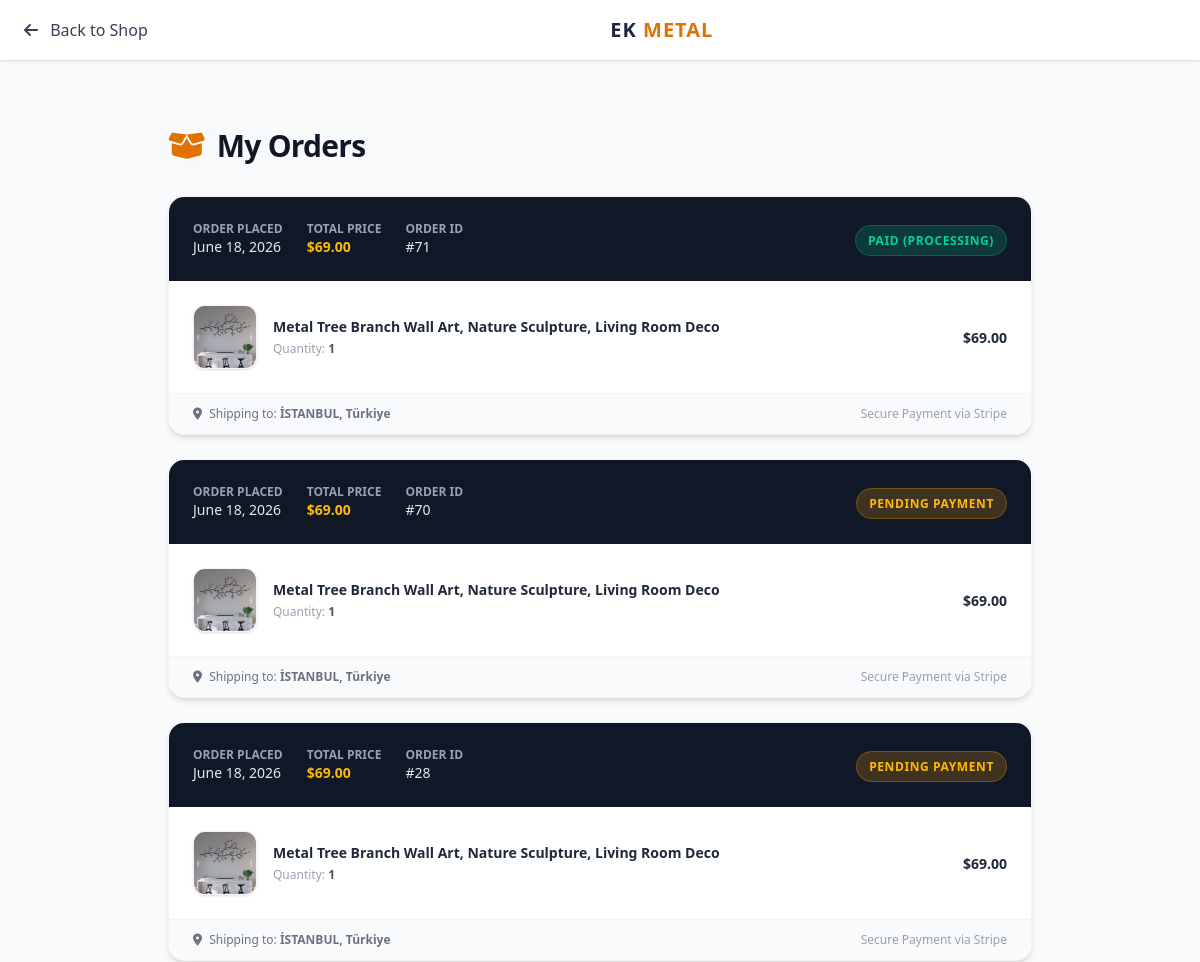
Page /my-orders/ (signed in, upper part) on the earlier database version.
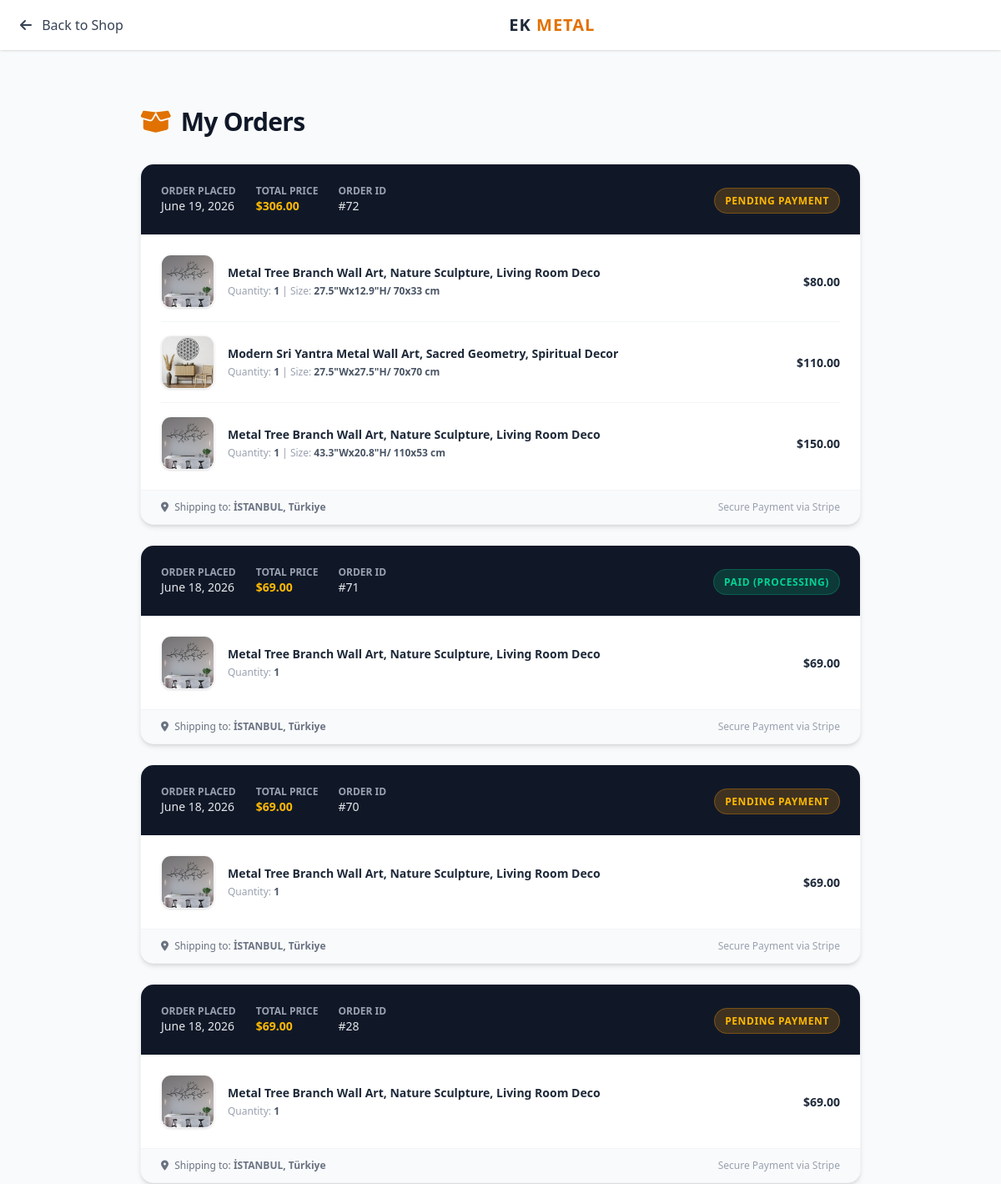
Same page on the later database version.
### shop/models.py (models this page shows, shortened)
class Order(models.Model):
    STATUS_CHOICES = [
        ('Pending', 'Pending Payment'),
        ('Paid', 'Paid (Preparing Product)'),
        ('Shipped', 'Shipped (On the Way)'),
        ('Completed', 'Delivered & Completed'),
        ('Cancelled', 'Cancelled'),
    ]
    user = models.ForeignKey(User, on_delete=models.CASCADE, related_name='orders')
    first_name = models.CharField(max_length=100)
    last_name = models.CharField(max_length=100)
    phone_code = models.CharField(max_length=10)
    phone_number = models.CharField(max_length=20)
    country = models.CharField(max_length=100)
    state = models.CharField(max_length=100)
    city = models.CharField(max_length=100)
    zip_code = models.CharField(max_length=20)
    address_line = models.TextField()
    total_price = models.DecimalField(max_digits=10, decimal_places=2, default=0.00)
    status = models.CharField(max_length=20, choices=STATUS_CHOICES, default='Pending')
    stripe_payment_intent = models.CharField(max_length=255, blank=True, null=True, verbose_name="Stripe ID")
    created_at = models.DateTimeField(auto_now_add=True)

class OrderItem(models.Model):
    order = models.ForeignKey(Order, on_delete=models.CASCADE, related_name='items')
    product = models.ForeignKey(Product, on_delete=models.CASCADE)
    variant = models.ForeignKey(ProductVariant, on_delete=models.SET_NULL, null=True, blank=True)
    quantity = models.PositiveIntegerField(default=1)
    price = models.DecimalField(max_digits=10, decimal_places=2)

class Product(models.Model):
    category = models.ForeignKey(Category, on_delete=models.CASCADE, related_name='products', verbose_name="Category")
    title = models.CharField(max_length=200, verbose_name="Product Title")
    description = models.TextField(verbose_name="Product Description")
    description_features = models.TextField(blank=True, null=True, verbose_name="2. Açıklama (Kutulara Gidecek Kurumsal Metin)")
    price = models.DecimalField(max_digits=10, decimal_places=2, verbose_name="Base Price (Smallest Size)")
    discount_price = models.DecimalField(max_digits=10, decimal_places=2, null=True, blank=True, verbose_name="Discounted Base Price")
    stock = models.IntegerField(default=0, verbose_name="Stock Quantity")
    main_image = models.ImageField(upload_to='products/main/', verbose_name="Main Image")
    video = models.FileField(upload_to='products/videos/', null=True, blank=True, verbose_name="Product Video (Optional)")
    is_active = models.BooleanField(default=True, verbose_name="Is Active?")
    created_at = models.DateTimeField(auto_now_add=True, verbose_name="Created At")
    class Meta:
        verbose_name = "Product"
        verbose_name_plural = "Products"

class ProductVariant(models.Model):
    product = models.ForeignKey(Product, on_delete=models.CASCADE, related_name='variants', verbose_name="Product")
    size = models.CharField(max_length=50, help_text="e.g., 20x28 inches, 40x60 inches", verbose_name="Size / Dimensions")
    price_impact = models.DecimalField(max_digits=10, decimal_places=2, default=0.00, verbose_name="Price Impact (+$)")
    class Meta:
        verbose_name = "Product Size Variant"
        verbose_name_plural = "Product Size Variants"

### shop/views.py (the view)
# urls.py: path('my-orders/', views.my_orders_view, name='my_orders'),
@login_required(login_url='/login/')
def my_orders_view(request):
    orders = request.user.orders.all().order_by('-created_at')
    context = {'orders': orders}
    return render(request, 'shop/my_orders.html', context)

### shop/context_processors.py (called while the page is built)
def cart_item_count(request):
    if not request.user.is_authenticated:
        return {'cart_items_total': 0}
    try:
        cart = Cart.objects.get(user=request.user)
        total_items = sum(item.quantity for item in cart.items.all())
        return {'cart_items_total': total_items}
    except Cart.DoesNotExist:
        return {'cart_items_total': 0}

### shop/templates/shop/my_orders.html (shortened to what this page needs)
<!DOCTYPE html>
<html lang="en">
<head>
    <script src="https://cdn.jsdelivr.net/npm/@tailwindcss/browser@4"></script>
    <link rel="stylesheet" href="https://cdnjs.cloudflare.com/ajax/libs/font-awesome/6.4.0/css/all.min.css">
</head>
<body class="bg-gray-50 text-gray-900 font-sans pt-24">
    <nav class="fixed top-0 left-0 w-full bg-white shadow-sm z-50 px-6 py-4 flex justify-between items-center">
        <a href="/" class="text-gray-700 hover:text-amber-600 font-medium transition"><i class="fa-solid fa-arrow-left mr-2"></i> Back to Shop</a>
        <a href="/" class="text-xl font-bold tracking-wider text-gray-800">EK <span class="text-amber-600">METAL</span></a>
    </nav>
    <main class="max-w-4xl mx-auto px-4 py-8">
        <h1 class="text-3xl font-black tracking-tight mb-8 flex items-center gap-3">
            <i class="fa-solid fa-box-open text-amber-600"></i> My Orders
        </h1>
        {% if orders %}
            <div class="space-y-6">
                {% for order in orders %}
                <div class="bg-white rounded-2xl shadow-md border border-gray-100 overflow-hidden transition hover:shadow-lg">
                    <div class="bg-gray-900 p-4 md:p-6 text-white flex flex-wrap justify-between items-center gap-4">
                        <div class="flex gap-6 text-sm">
                            <div>
                                <p class="text-gray-400 text-xs uppercase font-bold">Order Placed</p>
                                <p class="font-medium text-gray-200">{{ order.created_at|date:"N j, Y" }}</p>
                            </div>
                            <div>
                                <p class="text-gray-400 text-xs uppercase font-bold">Total Price</p>
                                <p class="font-black text-amber-400">${{ order.total_price }}</p>
                            </div>
                            <div>
                                <p class="text-gray-400 text-xs uppercase font-bold">Order ID</p>
                                <p class="font-medium text-gray-200">#{{ order.id }}</p>
                            </div>
                        </div>
                        <div>
                            {% if order.status == 'Paid' %}
                                <span class="bg-emerald-500/20 text-emerald-400 border border-emerald-500/30 text-xs px-3 py-1.5 rounded-full font-bold uppercase tracking-wider">Paid (Processing)</span>
                            {% elif order.status == 'Shipped' %}
                                <span class="bg-blue-500/20 text-blue-400 border border-blue-500/30 text-xs px-3 py-1.5 rounded-full font-bold uppercase tracking-wider">Shipped</span>
                            {% elif order.status == 'Completed' %}
                                <span class="bg-gray-500/20 text-gray-400 border border-gray-500/30 text-xs px-3 py-1.5 rounded-full font-bold uppercase tracking-wider">Completed</span>
                            {% elif order.status == 'Cancelled' %}
                                <span class="bg-red-500/20 text-red-400 border border-red-500/30 text-xs px-3 py-1.5 rounded-full font-bold uppercase tracking-wider">Cancelled</span>
                            {% else %}
                                <span class="bg-amber-500/20 text-amber-400 border border-amber-500/30 text-xs px-3 py-1.5 rounded-full font-bold uppercase tracking-wider">Pending Payment</span>
                            {% endif %}
                        </div>
                    </div>
                    <div class="p-6 divide-y divide-gray-100">
                        {% for item in order.items.all %}
                        <div class="flex items-center gap-4 py-4 first:pt-0 last:pb-0">
                            <img src="{{ item.product.main_image.url }}" class="w-16 h-16 rounded-xl object-cover border border-gray-100 shadow-sm">
                            <div class="flex-1 min-w-0">
                                <h3 class="text-sm font-bold text-gray-800 truncate">{{ item.product.title }}</h3>
                                <p class="text-xs text-gray-400 mt-1">
                                    Quantity: <span class="font-semibold text-gray-600">{{ item.quantity }}</span>
                                    {% if item.variant %}| Size: <span class="font-semibold text-gray-600">{{ item.variant.size }}</span>{% endif %}
                                </p>
                            </div>
                            <div class="text-right">
                                <span class="text-sm font-black text-gray-800">${{ item.price }}</span>
                            </div>
                        </div>
                        {% endfor %}
                    </div>
                    <div class="bg-gray-50 px-6 py-3 border-t border-gray-100 text-xs text-gray-500 flex justify-between items-center">
                        <span><i class="fa-solid fa-location-dot mr-1"></i> Shipping to: <strong>{{ order.city }}, {{ order.country }}</strong></span>
                        <span class="text-gray-400">Secure Payment via Stripe</span>
                    </div>
                </div>
                {% endfor %}
            </div>
        {% endif %}
    </main>
</body>
</html>

Differences in the rows shown:
added Order: created_at "June 19, 2026", total_price "306.00", id "72", status "PENDING PAYMENT", city "İSTANBUL", country "Türkiye"
added OrderItem: product.main_image (picture), product "Metal Tree Branch Wall Art, Nature Sculpture, Living Room Deco", quantity "1", variant.size "27.5\"Wx12.9\"H/ 70x33 cm", price "80.00", shown under "June 19, 2026"
added OrderItem: product.main_image (picture), product "Modern Sri Yantra Metal Wall Art, Sacred Geometry, Spiritual Decor", quantity "1", variant.size "27.5\"Wx27.5\"H/ 70x70 cm", price "110.00", shown under "June 19, 2026"
added OrderItem: product.main_image (picture), product "Metal Tree Branch Wall Art, Nature Sculpture, Living Room Deco", quantity "1", variant.size "43.3\"Wx20.8\"H/ 110x53 cm", price "150.00", shown under "June 19, 2026"
